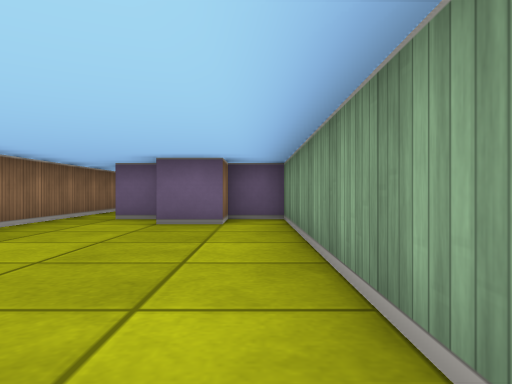
View 1 (above)

13 first-person views from a walk through a cub3D maze. The camera is about half as high as the walls, looks level and sees 70° across. The floor is counted in squares. Each view is taken from the middle of a square. On the plan, view 1 faces up. The plan holds only what a view shows up to about 9 squares ahead; the rest is blank.

View 2
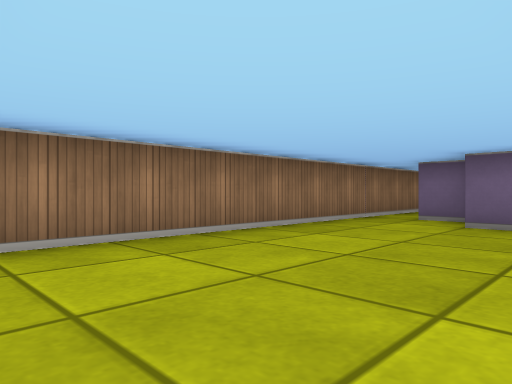

View 3
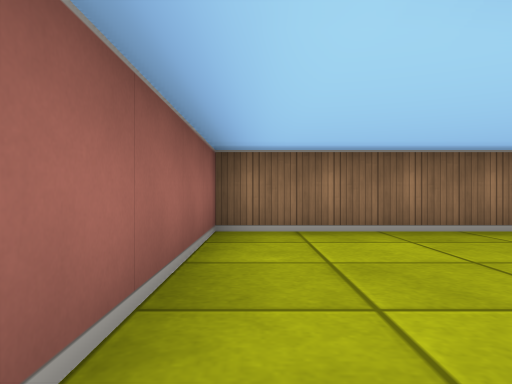

View 4
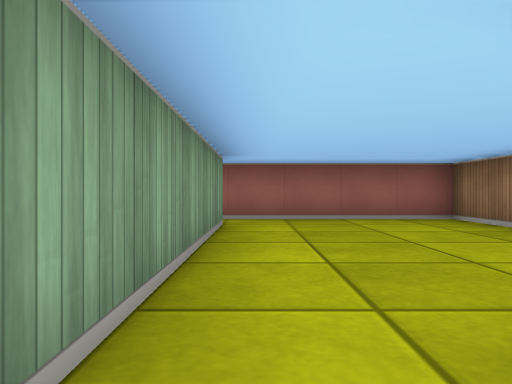

View 5
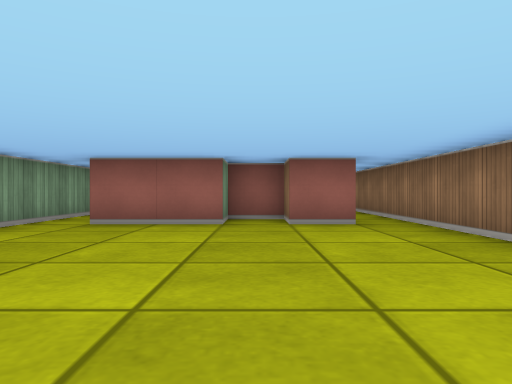

View 6
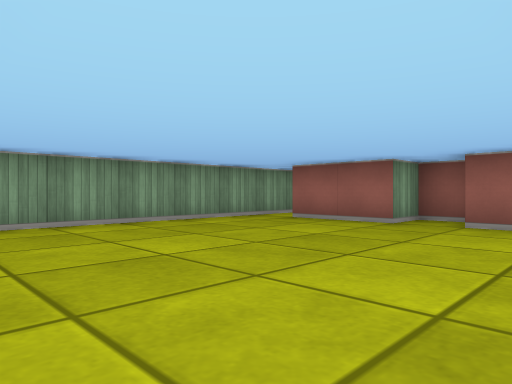

View 7
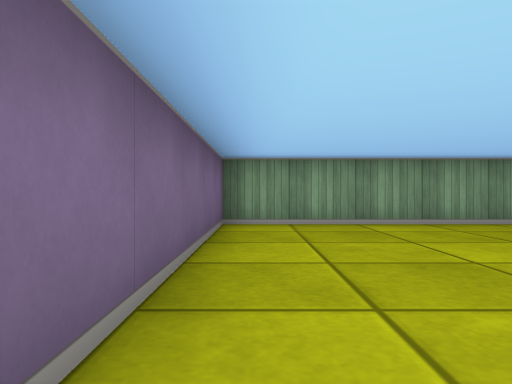

View 8
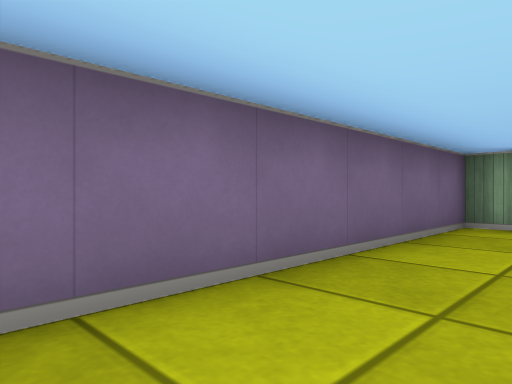

View 9
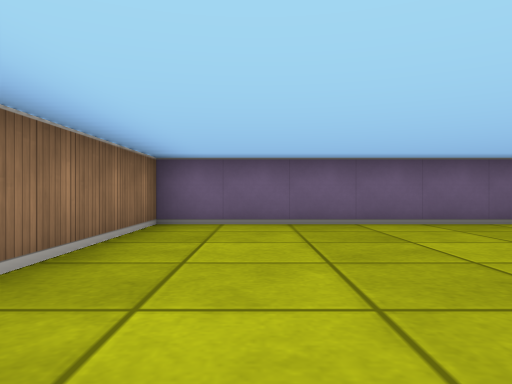

View 10
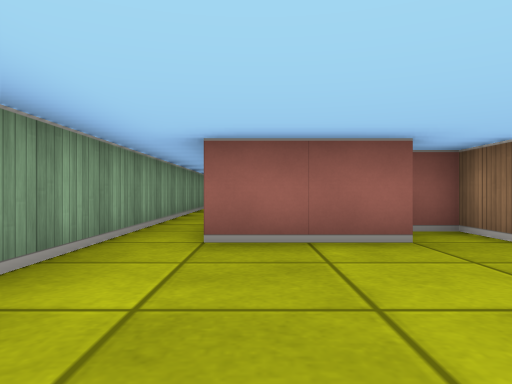

View 11
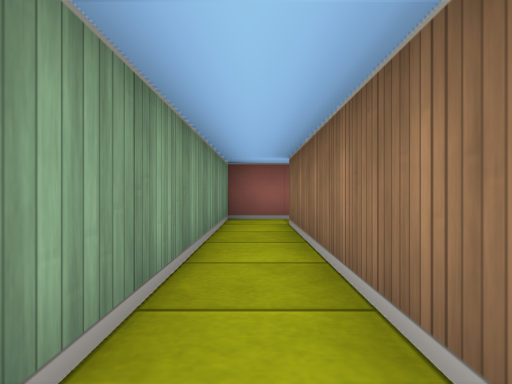

View 12
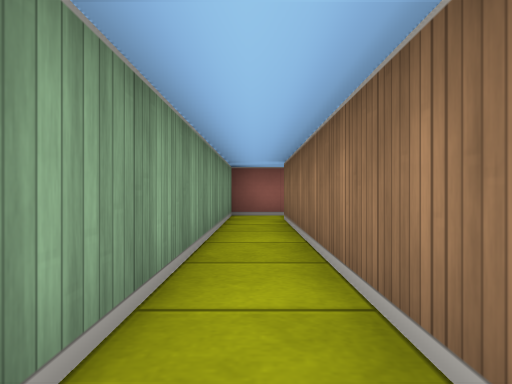

View 13
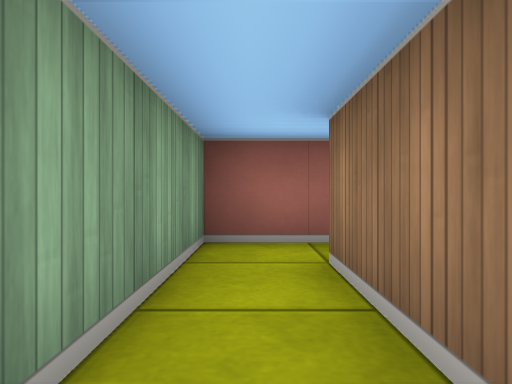

### Floor plan
Points are (right, up) in squares from view 1. A wall is a line through its corners. A room is listed if a view was taken in it or the views show most of it. See-through windows are left out.
Room 1 (views 1, 2, 3, 4)
walls: (0.5, 0.5) (0.5, 6.5) (-0.5, 6.5) (-0.5, 5.5) (-1.5, 5.5); (-1.5, 6.5) (-2.5, 6.5); (-3.5, 7.5) (-3.5, -0.5) (1.5, -0.5)
ways out: opening at (-3, 7) to room 2; opening at (1, 0) to room 2
Room 2 (views 5, 6, 7, 8, 9, 10, 11, 12, 13)
walls: (-0.5, 7.5) (1.5, 7.5); (-2.5, 7.5) (-1.5, 7.5); (-1.5, 6.5) (-0.5, 6.5); (1.5, 6.4) (1.5, 0.5); (1.5, -0.5) (2.5, -0.5) (2.5, 13.5) (-3.5, 13.5) (-3.5, 7.5)
ways out: opening at (-3, 7) to room 1; opening at (1, 0) to room 1

Where each view was taken, in squares from view 1:
view 1: 0 up, 0 right, facing up
view 2: 0 up, 0 right, facing up-left
view 3: 0 up, 1 right, facing left
view 4: 6 up, 0 right, facing down
view 5: 13 up, 1 left, facing down
view 6: 13 up, 3 left, facing down-right
view 7: 13 up, 3 left, facing right
view 8: 12 up, 3 left, facing up-right
view 9: 8 up, 2 left, facing up
view 10: 11 up, 1 right, facing down
view 11: 6 up, 2 right, facing down
view 12: 7 up, 2 right, facing down
view 13: 3 up, 2 right, facing down
